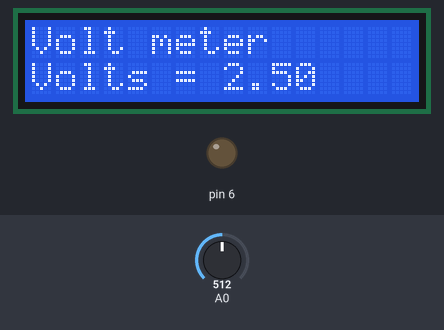
The sketch below on a simulated Arduino Uno, built with avr-gcc and run on an emulated ATmega328P. Parts: 16×2 character LCD, output pins drawn as LEDs (lit = HIGH). Inputs (shaded band) come from the test bench; at power-on: A0 = 512. What the sketch prints to the serial monitor is not drawn.

Above: at 1.2 s.
1.3 s: A0 set to 716
At 2.6 s:
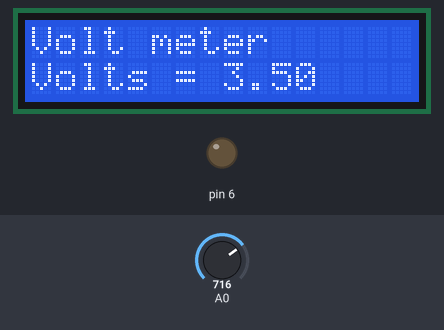
2.9 s: A0 set to 900
At 3.6 s:
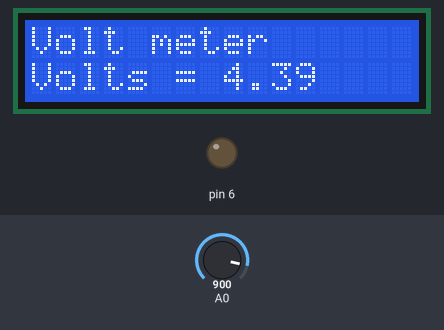
4.4 s: A0 set to 1023
At 4.9 s:
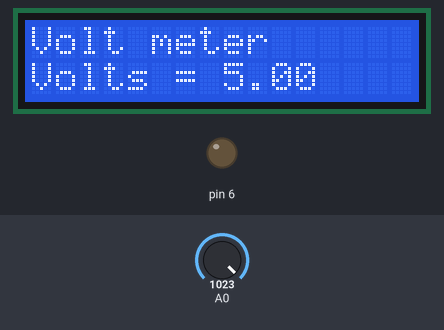
Timing chart, 0 to 7.4 s (numbered marks = the images above; inputs shaded):
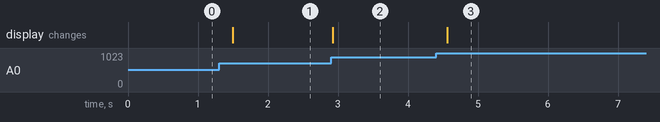

Measured:
- after the input at 1.3 s, the display: changes after 0.20 s (image 1)
- after the input at 2.9 s, the display: changes at once (image 2)
- after the input at 4.4 s, the display: changes after 0.16 s (image 3)

The sketch:

volt-meter.ino
```cpp
#include <LiquidCrystal.h>

LiquidCrystal lcd(12, 11, 5, 4, 3, 2);
int contrast = 0;


float input_voltage = 0.0;
float temp=0.0;

void setup() {
  Serial.begin(9600);
  analogWrite(6, contrast);
  lcd.begin(16, 2);
}

void loop() {
  lcd.setCursor(0, 0);
  lcd.print("Volt meter");

  int analog_value = analogRead(A0);
  input_voltage = (analog_value * 5.0) / 1024.0;

  Serial.print("Analog volts: ");
  Serial.println(analog_value);
  Serial.print("Volts: ");
  Serial.println(input_voltage);

  lcd.setCursor(0, 1);
  lcd.print("Volts = ");
  lcd.print(input_voltage);
  delay(200);
}
```
